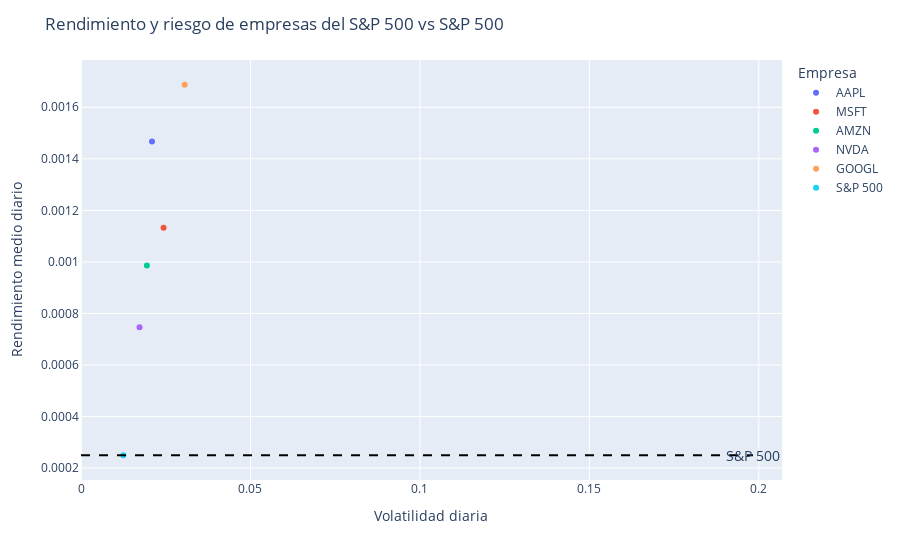

Notebook cell for this chart:
### Markdown cell above
Podemos usar estas estadísticas para crear un gráfico de dispersión que nos permita comparar los rendimientos y el riesgo de cada empresa en relación con el S&P 500:

### Code cell
import pandas as pd
import numpy as np
import plotly.express as px

# Creamos un dataframe con los datos de rendimiento y riesgo de cada empresa y del S&P 500
df = pd.DataFrame({'Empresa': tickers + ['S&P 500'],
                   'Rendimiento medio diario': mean_returns.values.tolist() + [mean_sp500],
                   'Volatilidad diaria': std_returns.values.tolist() + [std_sp500]})

# Generamos un gráfico de dispersión para comparar las empresas con el S&P 500 en términos de rendimiento y riesgo
fig = px.scatter(df, x='Volatilidad diaria', y='Rendimiento medio diario', color='Empresa')

# Agregamos una línea que representa el rendimiento y el riesgo del S&P 500
fig.add_shape(type='line', x0=0, y0=mean_sp500, x1=std_sp500*np.sqrt(252), y1=mean_sp500, line=dict(color='black', dash='dash'))

# Agregamos texto para identificar la línea del S&P 500
fig.add_annotation(x=std_sp500*np.sqrt(252), y=mean_sp500, text='S&P 500', showarrow=False, font=dict(size=14))

# Agregamos título y etiquetas de los ejes
fig.update_layout(title='Rendimiento y riesgo de empresas del S&P 500 vs S&P 500',
                  xaxis_title='Volatilidad diaria',
                  yaxis_title='Rendimiento medio diario')

# Mostramos el gráfico
fig.show()

### Figure 1 — Plotly figure (JSON) as saved in the notebook; plotly's stock layout.template omitted (floating-point values rounded to 4 significant figures)
{"data": [{"hovertemplate": "Empresa=AAPL<br>Volatilidad diaria=%{x}<br>Rendimiento medio diario=%{y}<extra></extra>", "legendgroup": "AAPL", "marker": {"color": "#636efa", "symbol": "circle"}, "mode": "markers", "name": "AAPL", "orientation": "v", "showlegend": true, "type": "scatter", "x": [0.02094], "xaxis": "x", "y": [0.001467], "yaxis": "y"}, {"hovertemplate": "Empresa=MSFT<br>Volatilidad diaria=%{x}<br>Rendimiento medio diario=%{y}<extra></extra>", "legendgroup": "MSFT", "marker": {"color": "#EF553B", "symbol": "circle"}, "mode": "markers", "name": "MSFT", "orientation": "v", "showlegend": true, "type": "scatter", "x": [0.02436], "xaxis": "x", "y": [0.001133], "yaxis": "y"}, {"hovertemplate": "Empresa=AMZN<br>Volatilidad diaria=%{x}<br>Rendimiento medio diario=%{y}<extra></extra>", "legendgroup": "AMZN", "marker": {"color": "#00cc96", "symbol": "circle"}, "mode": "markers", "name": "AMZN", "orientation": "v", "showlegend": true, "type": "scatter", "x": [0.01944], "xaxis": "x", "y": [0.0009862], "yaxis": "y"}, {"hovertemplate": "Empresa=NVDA<br>Volatilidad diaria=%{x}<br>Rendimiento medio diario=%{y}<extra></extra>", "legendgroup": "NVDA", "marker": {"color": "#ab63fa", "symbol": "circle"}, "mode": "markers", "name": "NVDA", "orientation": "v", "showlegend": true, "type": "scatter", "x": [0.01727], "xaxis": "x", "y": [0.000747], "yaxis": "y"}, {"hovertemplate": "Empresa=GOOGL<br>Volatilidad diaria=%{x}<br>Rendimiento medio diario=%{y}<extra></extra>", "legendgroup": "GOOGL", "marker": {"color": "#FFA15A", "symbol": "circle"}, "mode": "markers", "name": "GOOGL", "orientation": "v", "showlegend": true, "type": "scatter", "x": [0.03058], "xaxis": "x", "y": [0.001687], "yaxis": "y"}, {"hovertemplate": "Empresa=S&P 500<br>Volatilidad diaria=%{x}<br>Rendimiento medio diario=%{y}<extra></extra>", "legendgroup": "S&P 500", "marker": {"color": "#19d3f3", "symbol": "circle"}, "mode": "markers", "name": "S&P 500", "orientation": "v", "showlegend": true, "type": "scatter", "x": [0.01249], "xaxis": "x", "y": [0.00025], "yaxis": "y"}], "layout": {"annotations": [{"font": {"size": 14}, "showarrow": false, "text": "S&P 500", "x": 0.1983, "y": 0.00025}], "legend": {"title": {"text": "Empresa"}, "tracegroupgap": 0}, "margin": {"t": 60}, "shapes": [{"line": {"color": "black", "dash": "dash"}, "type": "line", "x0": 0, "x1": 0.1983, "y0": 0.00025, "y1": 0.00025}], "title": {"text": "Rendimiento y riesgo de empresas del S&P 500 vs S&P 500"}, "xaxis": {"anchor": "y", "domain": [0, 1], "title": {"text": "Volatilidad diaria"}}, "yaxis": {"anchor": "x", "domain": [0, 1], "title": {"text": "Rendimiento medio diario"}}}}
